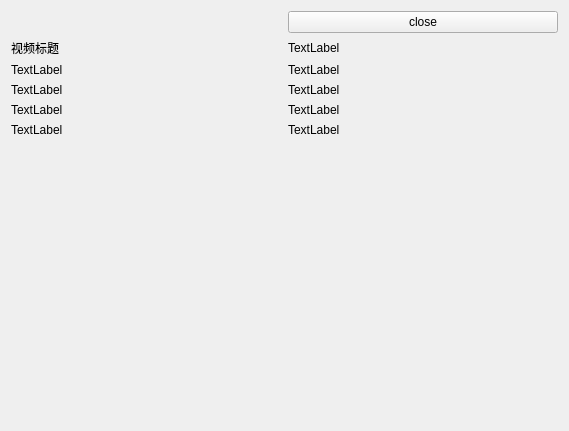
<?xml version="1.0" encoding="UTF-8"?>
<ui version="4.0">
 <class>VideoDetailWidget</class>
 <widget class="QWidget" name="VideoDetailWidget">
  <property name="geometry">
   <rect>
    <x>0</x>
    <y>0</y>
    <width>569</width>
    <height>431</height>
   </rect>
  </property>
  <layout class="QGridLayout" name="VideoDetailLayout">
   <item row="2" column="1">
    <widget class="QLabel" name="label_4">
     <property name="text">
      <string>TextLabel</string>
     </property>
    </widget>
   </item>
   <item row="3" column="1">
    <widget class="QLabel" name="label_6">
     <property name="text">
      <string>TextLabel</string>
     </property>
    </widget>
   </item>
   <item row="1" column="1">
    <widget class="QLabel" name="label_2">
     <property name="text">
      <string>TextLabel</string>
     </property>
    </widget>
   </item>
   <item row="5" column="1">
    <widget class="QLabel" name="label_10">
     <property name="text">
      <string>TextLabel</string>
     </property>
    </widget>
   </item>
   <item row="2" column="0">
    <widget class="QLabel" name="label_3">
     <property name="text">
      <string>TextLabel</string>
     </property>
    </widget>
   </item>
   <item row="1" column="0">
    <widget class="QLabel" name="label">
     <property name="text">
      <string>视频标题</string>
     </property>
    </widget>
   </item>
   <item row="3" column="0">
    <widget class="QLabel" name="label_5">
     <property name="text">
      <string>TextLabel</string>
     </property>
    </widget>
   </item>
   <item row="4" column="1">
    <widget class="QLabel" name="label_8">
     <property name="text">
      <string>TextLabel</string>
     </property>
    </widget>
   </item>
   <item row="4" column="0">
    <widget class="QLabel" name="label_7">
     <property name="text">
      <string>TextLabel</string>
     </property>
    </widget>
   </item>
   <item row="0" column="1">
    <widget class="QPushButton" name="DetailPanelCloseBtn">
     <property name="sizePolicy">
      <sizepolicy hsizetype="Minimum" vsizetype="Minimum">
       <horstretch>0</horstretch>
       <verstretch>0</verstretch>
      </sizepolicy>
     </property>
     <property name="layoutDirection">
      <enum>Qt::LeftToRight</enum>
     </property>
     <property name="text">
      <string>close</string>
     </property>
    </widget>
   </item>
   <item row="5" column="0">
    <widget class="QLabel" name="label_9">
     <property name="text">
      <string>TextLabel</string>
     </property>
    </widget>
   </item>
   <item row="6" column="0">
    <spacer name="verticalSpacer">
     <property name="orientation">
      <enum>Qt::Vertical</enum>
     </property>
     <property name="sizeHint" stdset="0">
      <size>
       <width>20</width>
       <height>40</height>
      </size>
     </property>
    </spacer>
   </item>
  </layout>
 </widget>
 <layoutdefault spacing="6" margin="11"/>
 <resources/>
 <connections/>
</ui>
